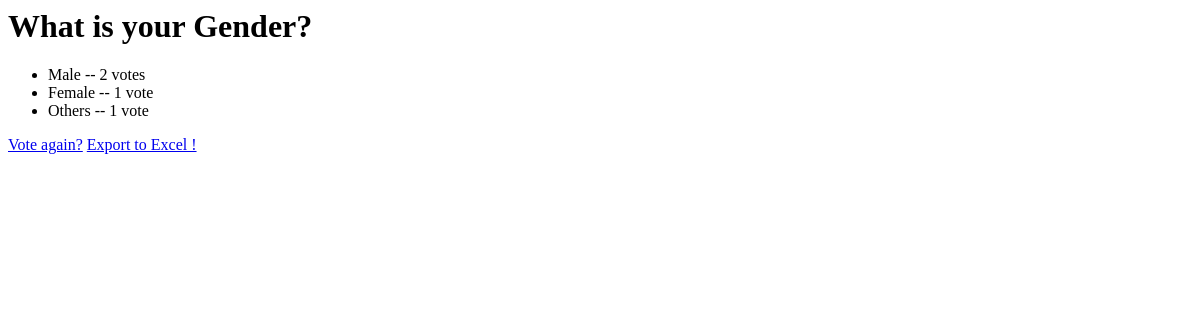
The page /polls/2/results/ on the database as committed earlier.
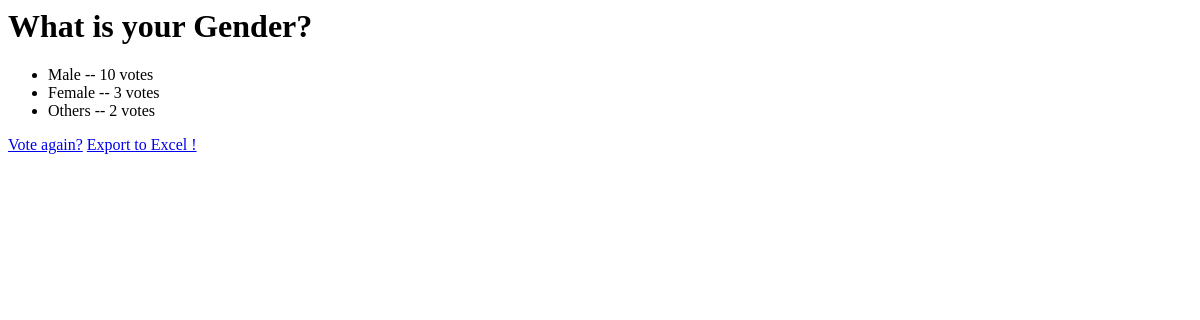
The same page on the database as committed later.
### polls/models.py (models this page shows, shortened)
@python_2_unicode_compatible  #for python 2 support
class Choice(models.Model):
	question = models.ForeignKey(Question,
								on_delete=models.CASCADE)
	choice_text = models.CharField(max_length=200)
	votes = models.IntegerField(default=0)

### polls/views.py (the view)
# urls.py: url(r'^(?P<pk>[0-9]+)/results/$', views.ResultsView.as_view(), name= 'results'),
class ResultsView(generic.DetailView):
	model = Question
	template_name= 'polls/results.html'

### polls/templates/polls/results.html
<h1>{{ question.question_text }}</h1>
<ul>
{% for choice in question.choice_set.all %}
	<li>{{ choice.choice_text }} -- {{ choice.votes }} vote{{ choice.votes|pluralize }}</li>
{% endfor %}
</ul>
<a href="{% url 'polls:detail' question.id %}">Vote again?</a>
<a href="{% url 'polls:export_excel' question.id %}">Export to Excel !</a>

Rows that differ between the two databases and show on the page:
changed Choice "Male": votes "2" → "10"
changed Choice "Female": votes "1" → "3"
changed Choice "Others": votes "1" → "2"
